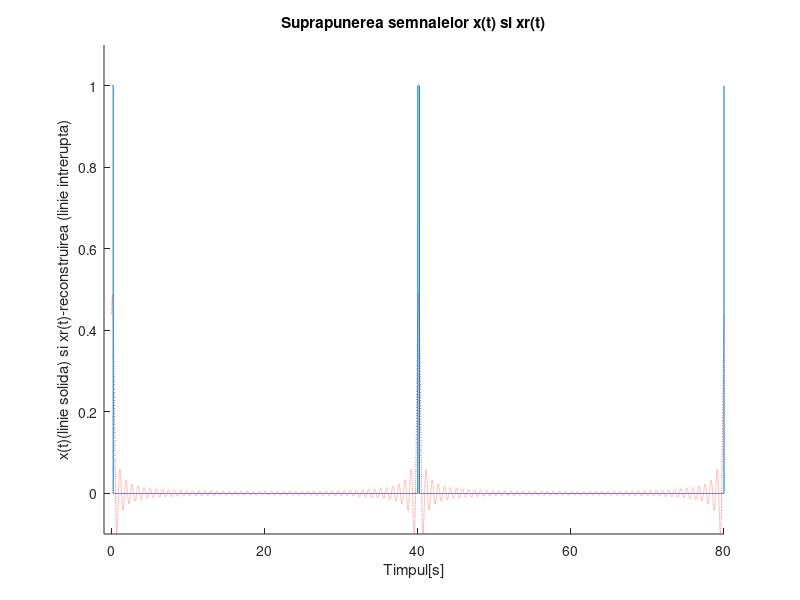
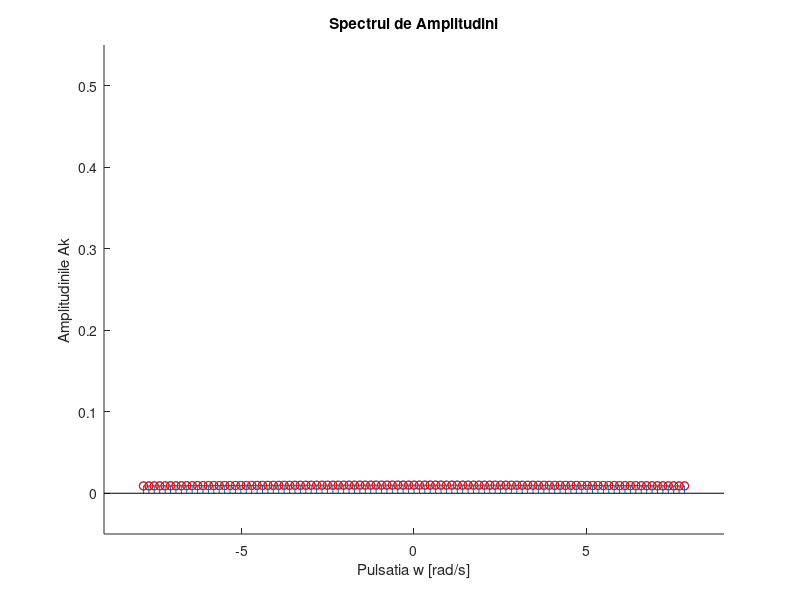

Recreate these plots in MATLAB, in order.
%in cazul prezent al unui semanal triunghiular simetric monoalternant

%de durata D=15 secunde

T=40;

f=1/T;

w=2*pi*f;

t = 0:0.001:2*T;

%am ales rezolutia temporala de 0.001

N=50;

C = zeros(1,2*N+1);

%am initializat vectorul de coeficienti cu valori nule

x=(square(w*t,0.5)+abs(square(w*t,0.5)))/2


for n = -N:N

    C(n+N+1) = 1/T * integral(@(t)(1/2*square(w*t,0.5)+1/2*abs(square(w*t,0.5))).*exp(-1j*n*w*t),0,T) ;

    %calculul coeficientiilor cu formula analitica

  

end

yr = 0;

for n = -N:N

    yr = yr + C(n+N+1)*exp(1j*n*w*t) ;

end

%am recostruit semnalul initial cu 100 de componente

figure(1);

hold on

plot(t,real(yr),':r',t,imag(yr),':r')%reprezentarea semnalului reconstruit

plot(t,x);%reprezentarea semnalului initial

axis([-1 80 -0.1 1.1])%delimitarea axelor de coordonate

xlabel("Timpul[s]");

ylabel("x(t)(linie solida) si xr(t)-reconstruirea (linie intrerupta)");

title("Suprapunerea semnalelor x(t) si xr(t)")

hold off

%prin hold on/off pot reprezenta mai multe grafice in acelasi sistem

figure(2);

hold on

stem((-N:N)*w,2*abs(C));

%functia stem este utilizata pentru reprezentarea functiilor sau a

%seturi de date cu valori discrete

plot((-N:N)*w,2*abs(C),'-ro');%infasuratoarea realizate din segmente de dreapta

xlabel('Pulsatia w [rad/s]');

ylabel('Amplitudinile Ak');

axis([-9 9 -0.05 0.55])% delimitarea axelor de coordonate

title('Spectrul de Amplitudini');

hold off

% Cu ajutorul seriei Fourier putem arata ca orice semnal poate fi scris ca fiind 

% o suma finita de semnale elementare, ceea ce face mai usoara reprezentarea grafica a acestuia 

% In cazul Spectrului de amplitudini am obtinut un grafic cu valori discrete. 

% Putem observa ca acesta este un grafic simetric fata de fundamentala, A(-k) fiind egal cu A(k).